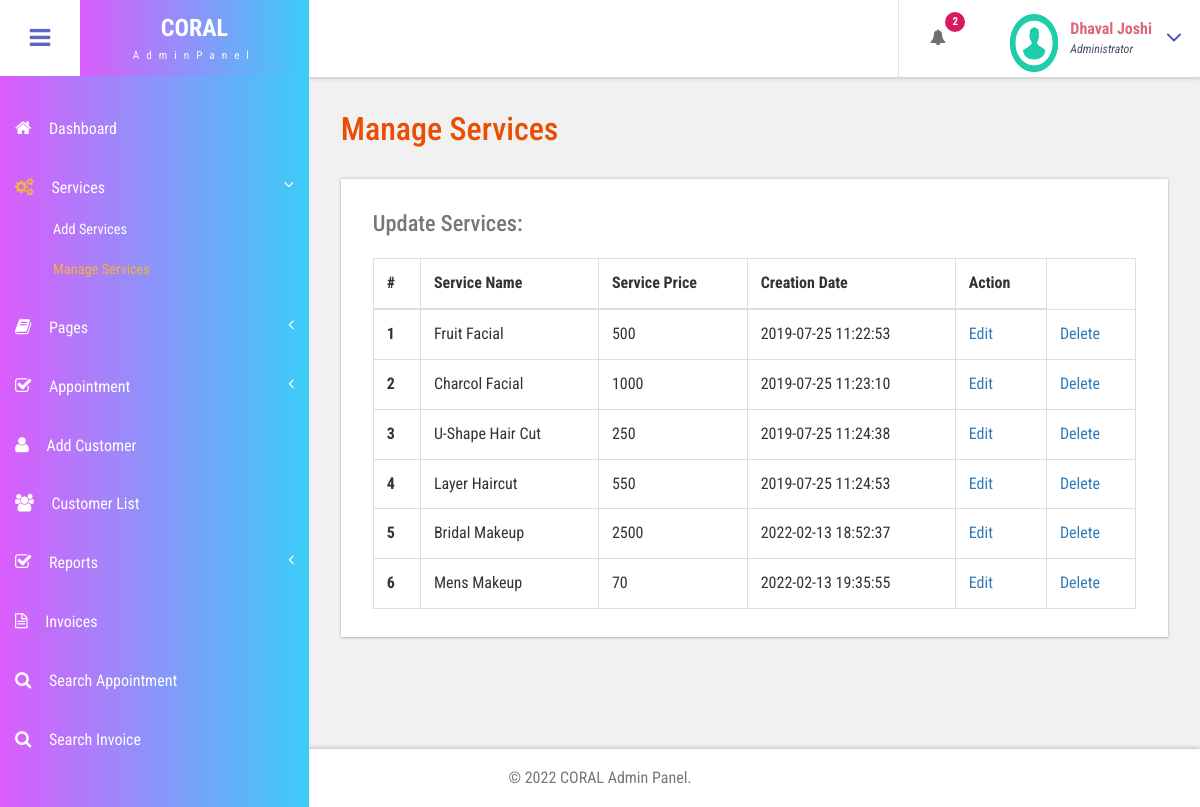
Page /CoralTheBeautyStudio/admin/manage-services.php (signed in) on the committed database.
### tables this page shows
CREATE TABLE `tblservices` (
  `ID` int(10) NOT NULL,
  `ServiceName` varchar(200) DEFAULT NULL,
  `Cost` int(10) DEFAULT NULL,
  `CreationDate` timestamp NULL DEFAULT current_timestamp(),
  `service_desc` varchar(5000) NOT NULL,
  `is_deleted` varchar(1) NOT NULL DEFAULT 'N'
);

### CoralTheBeautyStudio/admin/manage-services.php (the view, shortened to what this page needs)
<?php
include('includes/dbconnection.php');
if (strlen($_SESSION['bpmsaid']==0)) {
  header('location:logout.php');
  }
  else
  {
  ?>
<!DOCTYPE HTML>
<html>
<head>
<link href="css/bootstrap.css" rel='stylesheet' type='text/css' />
<link href="css/style.css" rel='stylesheet' type='text/css' />
<link href="css/font-awesome.css" rel="stylesheet">
<link href="css/animate.css" rel="stylesheet" type="text/css" media="all">
<link href="css/custom.css" rel="stylesheet">
</head>
<body class="cbp-spmenu-push">
	<div class="main-content">
		 <?php include_once('includes/sidebar.php');?>
		 <?php include_once('includes/header.php');?>
		<div id="page-wrapper">
			<div class="main-page">
				<div class="tables">
					<h3 class="title1">Manage Services</h3>
					<div class="table-responsive bs-example widget-shadow">
						<h4>Update Services:</h4>
						<table class="table table-bordered"> <thead> <tr> <th>#</th> <th>Service Name</th> <th>Service Price</th> <th>Creation Date</th><th>Action</th> </tr> </thead> <tbody>
<?php
$ret=mysqli_query($con,"select *from  tblservices where is_deleted='N'");
$cnt=1;
while ($row=mysqli_fetch_array($ret)) {
?>
						 <tr> <th scope="row"><?php echo $cnt;?></th> <td><?php  echo $row['ServiceName'];?></td> <td><?php  echo $row['Cost'];?></td><td><?php  echo $row['CreationDate'];?></td>
						 <td><a href="edit-services.php?editid=<?php echo $row['ID'];?>">Edit</a></td>
						 <td><a href="delete-services.php?deleteid=<?php echo $row['ID'];?>">Delete</a></td></tr>   <?php
$cnt=$cnt+1;
}?></tbody> </table>
					</div>
				</div>
			</div>
		</div>
		 <?php include_once('includes/footer.php');?>
	</div>
</body>
</html>
<?php }  ?>

### CoralTheBeautyStudio/admin/includes/sidebar.php (shortened to what this page needs)
<div class=" sidebar" role="navigation">
          <div class="navbar-collapse">
      <nav class="cbp-spmenu cbp-spmenu-vertical cbp-spmenu-left" id="cbp-spmenu-s1">
        <ul class="nav" id="side-menu">
          <li>
            <a href="dashboard.php"><i class="fa fa-home nav_icon"></i>Dashboard</a>
          </li>
          <li>
            <a href="add-services.php"><i class="fa fa-cogs nav_icon"></i>Services<span class="fa arrow"></span> </a>
            <ul class="nav nav-second-level collapse">
              <li>
                <a href="add-services.php">Add Services</a>
              </li>
              <li>
                <a href="manage-services.php">Manage Services</a>
              </li>
            </ul>
          </li>
          <li class="">
            <a href="about-us.php"><i class="fa fa-book nav_icon"></i>Pages <span class="fa arrow"></span></a>
          </li>
          <li>
            <a href="all-appointment.php"><i class="fa fa-check-square-o nav_icon"></i>Appointment<span class="fa arrow"></span></a>
          </li>
          <li>
            <a href="add-customer.php" class="chart-nav"><i class="fa fa-user nav_icon"></i>Add Customer</a>
          </li>
           <li>
            <a href="customer-list.php" class="chart-nav"><i class="fa fa-users nav_icon"></i>Customer List</a>
          </li>
            <li>
            <a href="#"><i class="fa fa-check-square-o nav_icon"></i>Reports<span class="fa arrow"></span></a>
          </li>
  <li>
            <a href="invoices.php" class="chart-nav"><i class="fa fa-file-text-o nav_icon"></i>Invoices</a>
          </li>
          <li>
            <a href="search-appointment.php" class="chart-nav"><i class="fa fa-search nav_icon"></i>Search Appointment</a>
          </li>
          <li>
            <a href="search-invoices.php" class="chart-nav"><i class="fa fa-search nav_icon"></i>Search Invoice</a>
          </li>
        </ul>
      </nav>
    </div>
  </div>

### CoralTheBeautyStudio/admin/includes/header.php (shortened to what this page needs)
<div class="sticky-header header-section ">
      <div class="header-left">
        <button id="showLeftPush"><i class="fa fa-bars"></i></button>
        <div class="logo">
          <a href="dashboard.php">
            <h1>CORAL</h1>
            <span>AdminPanel</span>
          </a>
        </div>
        <div class="clearfix"> </div>
      </div>
      <div class="header-right">
        <div class="profile_details_left">
          <ul class="nofitications-dropdown">
            <?php
$ret1=mysqli_query($con,"select ID,Name from  tblappointment where Status=''");
$num=mysqli_num_rows($ret1);
?>
            <li class="dropdown head-dpdn">
              <a href="#" class="dropdown-toggle" data-toggle="dropdown" aria-expanded="false"><i class="fa fa-bell"></i><span class="badge blue"><?php echo $num;?></span></a>
            </li>
          </ul>
          <div class="clearfix"> </div>
        </div>
        <div class="profile_details">
        <?php
$adid=$_SESSION['bpmsaid'];
$ret=mysqli_query($con,"select AdminName from tbladmin where ID='$adid'");
$row=mysqli_fetch_array($ret);
$name=$row['AdminName'];
?>
          <ul>
            <li class="dropdown profile_details_drop">
              <a href="#" class="dropdown-toggle" data-toggle="dropdown" aria-expanded="false">
                <div class="profile_img">
                  <span class="prfil-img"><img src="images/download (1).png" alt="" width="50" height="60"> </span>
                  <div class="user-name">
                    <p><?php echo $name; ?></p>
                    <span>Administrator</span>
                  </div>
                  <i class="fa fa-angle-down lnr"></i>
                  <div class="clearfix"></div>
                </div>
              </a>
            </li>
          </ul>
        </div>
      </div>
      <div class="clearfix"> </div>
    </div>

### CoralTheBeautyStudio/admin/includes/footer.php
<div class="footer">
   <p>&copy; 2022 CORAL Admin Panel.</p>
</div>

### CoralTheBeautyStudio/admin/css/custom.css (style rules this page uses)
#page-wrapper { padding:7em 2em 2.5em; background-color: #F1F1F1; }
.sidebar .arrow { float: right; }
.sidebar .fa.arrow:before { content: "\f104"; }
.sidebar .active>a>.fa.arrow:before { content: "\f107"; }
.sidebar .nav-second-level li, .sidebar .nav-third-level li { border-bottom: 0!important; margin-bottom: 0; }
.sidebar .nav-second-level li a { padding-left: 53px; font-size: .9em; }

### rows in the picture
tblservices: ServiceName "Fruit Facial", Cost "500", CreationDate "2019-07-25 11:22:53"
tblservices: ServiceName "Charcol Facial", Cost "1000", CreationDate "2019-07-25 11:23:10"
tblservices: ServiceName "U-Shape Hair Cut", Cost "250", CreationDate "2019-07-25 11:24:38"
tblservices: ServiceName "Layer Haircut", Cost "550", CreationDate "2019-07-25 11:24:53"
tblservices: ServiceName "Bridal Makeup", Cost "2500", CreationDate "2022-02-13 18:52:37"
tblservices: ServiceName "Mens Makeup", Cost "70", CreationDate "2022-02-13 19:35:55"

### other values in the picture
$num "2"
$name "Dhaval Joshi"
